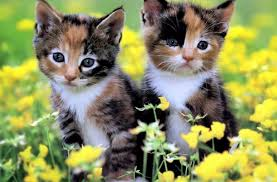
#> input picture week_4_Image_Thereshold_And_Equalization_Histogram/images.jpg, 277 x 182 px
$ jupyter execute Image_Thereshold_with_different_techniques.ipynb
#> lines starting #> are read from the running program, lines starting #| are printed output that depends on the picture; after the words box and inside, x2 and y2 are one past the last pixel; in counts of white or black regions, pixels touching at a corner belong together
[cell 1]
import cv2
import numpy as np
import matplotlib.pyplot as plt

[cell 2]
my_rgb_img = cv2.imread("./images.jpg",1)
#> my_rgb_img is the input picture: shape (182, 277, 3); mean B, G, R 92, 144, 140.7
my_img_gray= cv2.cvtColor(my_rgb_img,cv2.COLOR_BGR2GRAY)
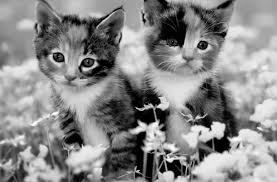
#> my_img_gray: shape (182, 277); min 0, max 254, mean 137.1

[cell 3]
_,my_there_binary =cv2.threshold(my_img_gray, thresh =128,maxval = 255,
                               type = cv2.THRESH_BINARY)
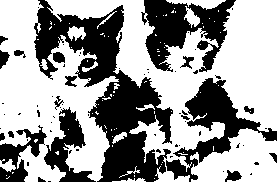
#> my_there_binary: shape (182, 277); 60.8% white; 67 black regions (48 under 20 px), largest, box (x1, y1, x2, y2) and area: (34, 0, 173, 182) 9329, (141, 0, 236, 72) 3567, (166, 78, 277, 182) 3247

[cell 4]
fig=plt.figure(figsize=(10,7))
rows = 1
columns = 2

fig.add_subplot(rows,columns,1)
plt.imshow(my_img_gray,cmap="gray")
plt.axis("off")
plt.title("Original Images")

fig.add_subplot(rows,columns,2)
plt.imshow(my_there_binary,cmap="gray")
plt.axis("off")
plt.title("Binary Images")
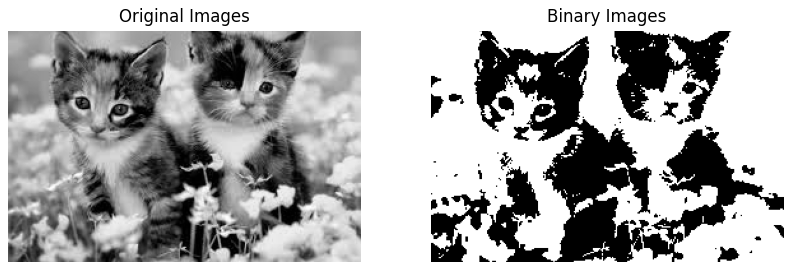
#> figure drawn by matplotlib, 2 panels

[cell 5]
my_img_gray

[cell 6]
_,my_there_binary_inv=cv2.threshold(my_img_gray, thresh =128,maxval = 255,
                               type = cv2.THRESH_BINARY_INV)

[cell 7]
fig=plt.figure(figsize=(10,7))
rows = 1
columns = 3

fig.add_subplot(rows,columns,1)
plt.imshow(my_img_gray,cmap="gray")
plt.axis("off")
plt.title("Original Images")

fig.add_subplot(rows,columns,2)
plt.imshow(my_there_binary,cmap="gray")
plt.axis("off")
plt.title("Binary Images")

fig.add_subplot(rows,columns,3)
plt.imshow(my_there_binary_inv,cmap="gray")
plt.axis("off")
plt.title("Binary Images 2")
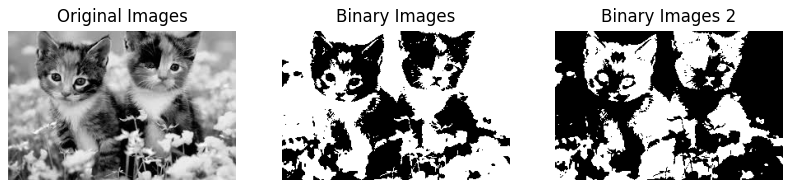
#> figure drawn by matplotlib, 3 panels

[cell 8]
_,my_theresh_trunc =cv2.threshold(my_img_gray, thresh =128,maxval = 255,
                               type = cv2.THRESH_TRUNC)
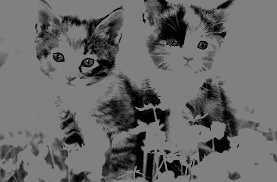
#> my_theresh_trunc: shape (182, 277); min 0, max 128, mean 104.5

[cell 9]
fig=plt.figure(figsize=(10,7))
rows = 2
columns = 2

fig.add_subplot(rows,columns,1)
plt.imshow(my_img_gray,cmap="gray")
plt.axis("off")
plt.title("Original Images")

fig.add_subplot(rows,columns,2)
plt.imshow(my_there_binary,cmap="gray")
plt.axis("off")
plt.title("Binary Images")

fig.add_subplot(rows,columns,3)
plt.imshow(my_there_binary_inv,cmap="gray")
plt.axis("off")
plt.title("Binary Images 2")

fig.add_subplot(rows,columns,4)
plt.imshow(my_theresh_trunc,cmap="gray")
plt.axis("off")
plt.title("Binary Images 4")

[cell 10]
_,my_there_tozero =cv2.threshold(my_img_gray, thresh =128,maxval = 255,
                               type = cv2.THRESH_TOZERO)
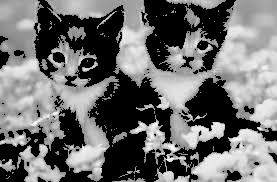
#> my_there_tozero: shape (182, 277); min 0, max 254, mean 110.4
_,my_there_tozero_inv =cv2.threshold(my_img_gray, thresh =128,maxval = 255,
                               type = cv2.THRESH_TOZERO_INV)
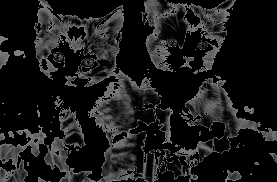
#> my_there_tozero_inv: shape (182, 277); min 0, max 128, mean 26.7

[cell 11]
fig=plt.figure(figsize=(10,7))
rows = 2
columns = 3

fig.add_subplot(rows,columns,1)
plt.imshow(my_img_gray,cmap="gray")
plt.axis("off")
plt.title("Original Images")

fig.add_subplot(rows,columns,2)
plt.imshow(my_there_binary,cmap="gray")
plt.axis("off")
plt.title("Binary Images")

fig.add_subplot(rows,columns,3)
plt.imshow(my_there_binary_inv,cmap="gray")
plt.axis("off")
plt.title("Binary Images 2")

fig.add_subplot(rows,columns,4)
plt.imshow(my_theresh_trunc,cmap="gray")
plt.axis("off")
plt.title("Binary Images 4")

fig.add_subplot(rows,columns,5)
plt.imshow(my_there_tozero,cmap="gray")
plt.axis("off")
plt.title("Binary Images 5")

fig.add_subplot(rows,columns,6)
plt.imshow(my_there_tozero_inv,cmap="gray")
plt.axis("off")
plt.title("Binary Images 5")

plt.tight_layout()
plt.savefig("./my_all_thereshold_techniques.png",dpi=300)
plt.show()
